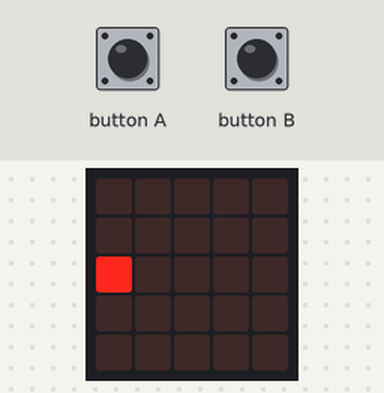
Recording of a program running on a simulated BBC micro:bit (MakeCode). Shown: the board's 5×5 LED display. The test bench sets the inputs (shaded band).

Above: at 2.6 s.
2.7 s: button A pressed for 0.15 s
At 3.8 s:
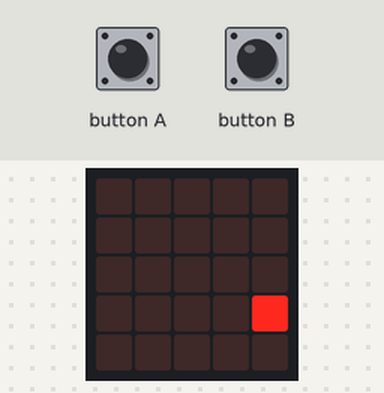
5.8 s: button B pressed for 0.15 s
At 8.5 s:
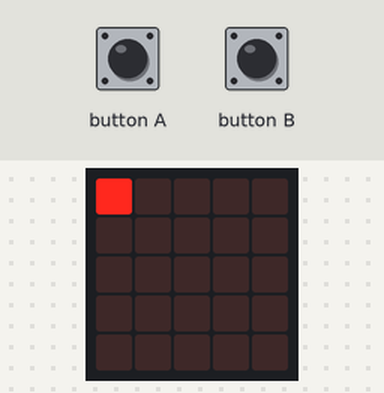
8.9 s: button B pressed for 0.15 s
At 9.8 s:
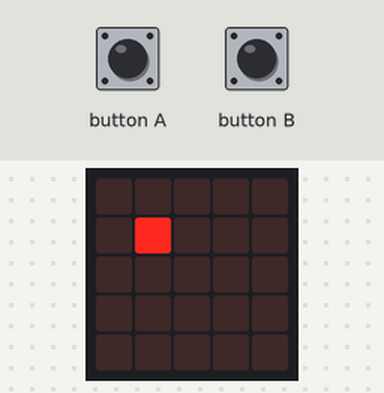
12.0 s: button A pressed for 0.15 s
At 13.8 s:
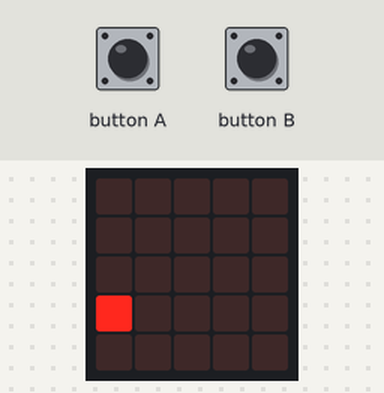
14.5 s: button A pressed for 0.15 s
At 15.8 s:
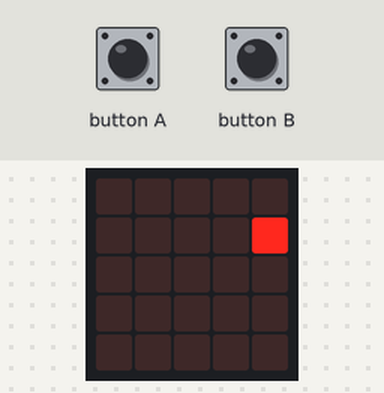
17.6 s: button A pressed for 0.15 s
At 18.8 s:
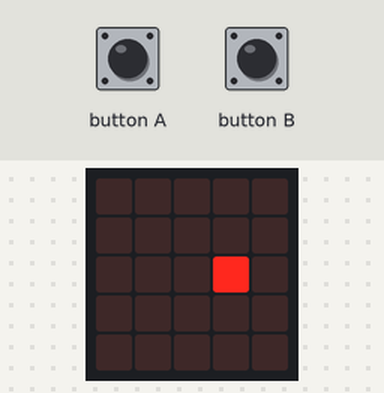
Timing chart, 0 to 20.6 s (numbered marks = the images above; inputs shaded):
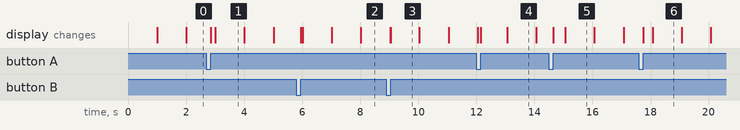

The program:

main.ts
```typescript
input.onButtonPressed(Button.A, function () {
    if (x > 0 && x <= 4) {
        led.unplot(x, y)
        led.plot(x - 1, y)
        x = x - 1
    } else if (x == 0 && y == 0) {
        led.unplot(x, y)
        led.plot(x + 4, y)
        x = 4
    } else {
        led.unplot(x, y)
        led.plot(x + 4, y)
        x = 4
    }
})
input.onButtonPressed(Button.B, function () {
    if (x >= 0 && x <= 3) {
        led.unplot(x, y)
        led.plot(x + 1, y)
        x = x + 1
    } else if (x == 4 && y == 4) {
        led.unplot(x, y)
        led.plot(x * 0, y)
        x = x + 1
    } else {
        led.unplot(x, y)
        led.plot(x * 0, y)
        x = 0
    }
})
let y = 0
let x = 0
x = 0
y = 0
led.plot(0, 0)
basic.pause(1000)
basic.forever(function () {
    if (y == 4) {
        while (y > 0) {
            led.unplot(x, y)
            led.plot(x, y - 1)
            y = y - 1
            basic.pause(1000)
        }
    } else {
        while (y >= 0 && y <= 3) {
            led.unplot(x, y)
            led.plot(x, y + 1)
            y = y + 1
            basic.pause(1000)
        }
    }
})
basic.forever(function () {

})
```

test.ts
```typescript
// les tests vont ici ; cela ne sera pas compilé si ce paquet est utilisé en tant qu'extension.
```

Measured:
- after the input at 2.7 s, the display: first changes after 0.15 s (image 1 shows a later state)
- after the input at 5.8 s, the display: first changes after 0.15 s (image 2 shows a later state)
- after the input at 8.9 s, the display: first differs from a run without the input after 0.15 s (image 3)
- after the input at 12.0 s, the display: first differs from a run without the input after 0.15 s (image 4 shows a later state)
- after the input at 14.5 s, the display: first changes after 0.15 s (image 5 shows a later state)
- after the input at 17.6 s, the display: first changes after 0.15 s (image 6 shows a later state)
- what the display in image 1 shows lasts 1.0 s, from 3.0 s to 4.0 s
